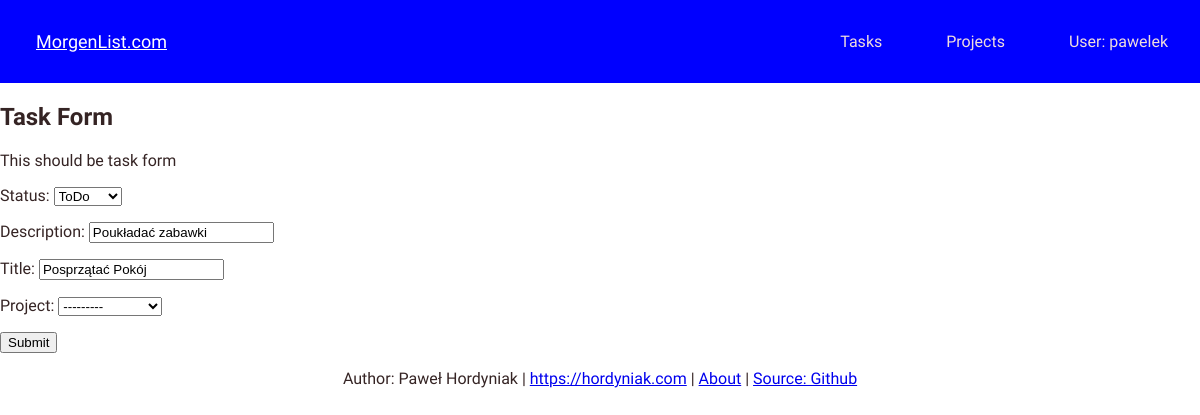
/edit_task/12 (signed in), run on the app's committed database.
### tasktrack/models.py (models this page shows, shortened)
class Project(models.Model):
    owner = models.ForeignKey('auth.User', on_delete=models.CASCADE)
    title = models.CharField(max_length=24, unique=True)
    status = models.IntegerField(choices=STATUS, default = 0)
    def __str__(self) -> str:
        return self.title

class Task(models.Model):
    author = models.ForeignKey('auth.User', on_delete=models.CASCADE)
    project = models.ForeignKey('tasktrack.Project', related_name='Tasks', null=True, on_delete=models.CASCADE)
    title = models.CharField(max_length=200, unique=True)
    updated_on = models.DateTimeField(auto_now = True)
    description = models.TextField()
    created_on = DateTimeField(auto_now_add=True)
    status = models.IntegerField(choices=STATUS, default = 0)
    class Meta:
        ordering = ['created_on']

### tasktrack/views.py (the view)
# urls.py: path('edit_task/<int:pk>', views.TaskEditView.as_view(), name='edit_task'),
class TaskEditView(LoginRequiredMixin, generic.UpdateView):
    login_url = '/login/'
    model = Task
    form_class = TaskForm
    template_name = 'task_form.html'
    success_url = reverse_lazy('task_list')
    def get_form_kwargs(self):
        kwargs = super(TaskEditView, self).get_form_kwargs()
        kwargs['request'] = self.request
        return kwargs

### tasktrack/forms.py
class TaskForm(forms.ModelForm):
    class Meta():
        model = Task
        fields = {'project', 'title', 'description', 'status'}
        widgets = {
                'title': forms.TextInput(attrs={'class':'textinputclass'}),
                'description': forms.TextInput(attrs={'class':'textinputclass'}),
            }
    def __init__(self, *args, **kwargs):
        self.request = kwargs.pop('request')
        super(TaskForm, self).__init__(*args, **kwargs)
        self.fields['project'].queryset = Project.objects.filter(owner=self.request.user)

### tasktrack/templates/task_form.html (shortened to what this page needs)
{% extends "base.html" %}
{% block content %}
<h2 class = "title">Task Form</h2>
<p>This should be task form
    </p>
<form method="POST" action="">
    {{ form.as_p }}
    <input type="submit" value="Submit">
</form>
{% endblock %}

### tasktrack/templates/base.html (shortened to what this page needs)
<!DOCTYPE html>
{% load static %}
<html lang="en">
<head>
    <link rel="stylesheet" href="{% static 'css/base.css' %}">
</head>
<body>
    <nav class="MyNavbar">
        <a href="#" class="site-logo">MorgenList.com</a>
        <ul class="nav-links">
            {% if request.user.is_authenticated %}
                <li class='nav-item'><a href="{% url 'task_list' %}">Tasks</a></li>
                <li class='nav-item'><a href="#">Projects</a></li>
                <li class='nav-item'><a href="{% url 'logout' %}">User: {{ request.user }}</a></li>
            {% else %}
                <li class='nav-item'><a href="{% url 'user_login' %}">Login</a></li>
            {% endif %}
        </ul>
    </nav>
    {% block content %}{% endblock content %}
    <p class="footer">Author: Paweł Hordyniak | <a href="https://hordyniak.com">https://hordyniak.com</a> | <a href="{% url 'about' %}">About</a> | <a href="https://github.com/Pawel-9215/TaskManager">Source: Github</a></p>
</body>
</html>

### tasktrack/static/css/base.css (style rules this page uses)
body { margin: 0; font-family: 'Barlow Semi Condensed', sans-serif; color: rgb(53, 36, 36); background-color: rgb(255, 255, 255); }
.footer { text-align: center; }
ul { list-style-type: none; }
.nav-item a { display: inline-block; padding: 1em 2em; text-decoration: none; color: rgb(240, 221, 221); }
.site-logo { padding-left: 2em; padding-right: 2em; color: white; font-size: large; }
.MyNavbar { display: flex; justify-content: space-between; background-color: blue; align-items: center; transition: 50ms; }
.nav-links { display: flex; }

### data on the page
Project: status "ToDo"
Task: description "Poukładać zabawki", title "Posprzątać Pokój"

### other printed values
{{ request.user }} "pawelek"
